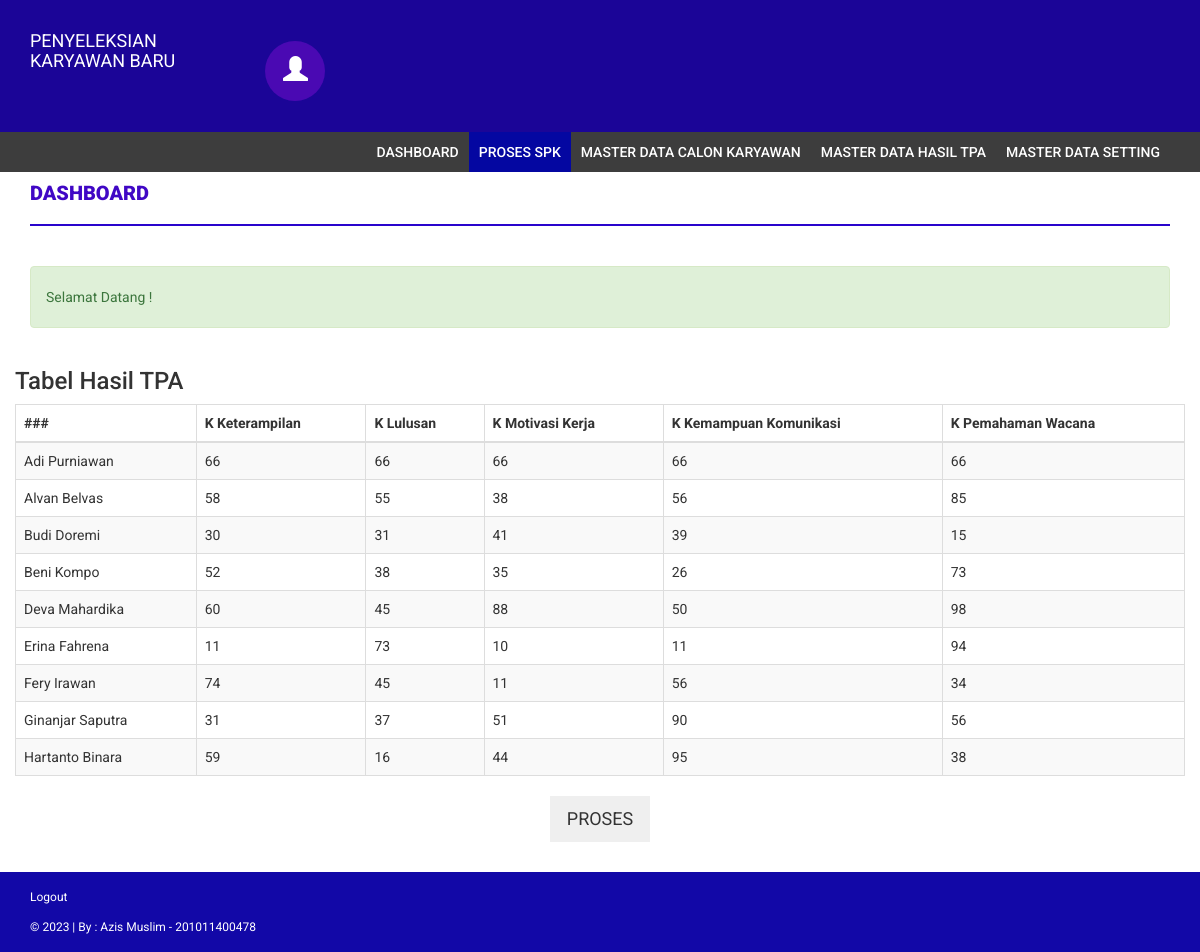
The page /proses_spk.php (signed in) on the database its author committed.
### tables this page shows
CREATE TABLE `kriteria` (
  `id_kriteria` int(11) NOT NULL,
  `kriteria` varchar(32) DEFAULT NULL,
  `bobot` float(5,2) DEFAULT NULL,
  `type` varchar(12) DEFAULT NULL
);

CREATE TABLE `hasil_tpa` (
  `id_test` int(11) NOT NULL,
  `id_calon_kr` int(11) DEFAULT NULL,
  `k_keterampilan` int(11) DEFAULT NULL,
  `k_Lulusan` int(11) DEFAULT NULL,
  `k_Motivasi_Kerja` int(11) DEFAULT NULL,
  `k_Kemampuan_komunikasi` int(11) DEFAULT NULL,
  `k_pemahaman_wacana` int(11) DEFAULT NULL
);

CREATE TABLE `calon_karyawan` (
  `id_calon_kr` int(11) NOT NULL,
  `nama` varchar(64) DEFAULT NULL,
  `foto` varchar(64) DEFAULT NULL,
  `ttl` date DEFAULT NULL,
  `skill` text DEFAULT NULL,
  `pengalaman` text DEFAULT NULL
);

### db/db_config.php (called while the page is built, shortened)
<?php
	class database extends PDO{
		protected $dsn = 'mysql:host=localhost;dbname=db_spk';
		protected $dsu = 'root';
		protected $dsp = '';
		private $cmd = '';
		function __construct(){
			try {
				$this->db = new PDO($this->dsn,$this->dsu,$this->dsp);
			} catch (PDOException $e) {
				echo $e->getMessage();
			}
		}
		function select($c,$t){
			$this->cmd = "select $c from $t";
			return $this;
		}
		function update($t,$v){
			$this->cmd = "update $t set $v";
			return $this;
		}
		function where($params){
			$this->cmd .= " where $params";
			return $this;
		}
		function order_by($c,$t){
			$this->cmd .= " order by $c $t";
			return $this;
		}
		function get(){
			$q = $this->db->prepare($this->cmd);
			$q->execute();
			return $q->fetchAll();
		}
	}
?>

### proses_spk.php (the view, shortened to what this page needs)
<?php include 'partials/header.php';?>
    <div class="content">
        <div class="container">
            <div class="row">
                <div class="col-md-12">
                    <h4 class="page-head-line">Dashboard</h4>
                </div>
            </div>
            <div class="row">
                <div class="col-md-12">
                    <div class="alert alert-success">
                        Selamat Datang !
                    </div>
                </div>
            </div>
            <div class="row">
                <h3>Tabel Hasil TPA</h3>
                <div class="table-responsive">
                    <table class="table table-striped table-bordered table-hover">
                        <thead>
                            <tr>
                                <th>### </th>
                                <?php foreach ($db->select('kriteria','kriteria')->get() as $k): ?>
                                <th>
                                    <?php
                                        $tmp = explode('_',$k['kriteria']);
                                        echo ucwords(implode(' ',$tmp));
                                    ?>
                                </th>
                                <?php endforeach ?>
                            </tr>
                        </thead>
                        <tbody>
                            <?php
                                foreach ($db->select('calon_karyawan.nama,hasil_tpa.*','calon_karyawan,hasil_tpa')->where('calon_karyawan.id_calon_kr=hasil_tpa.id_calon_kr')->get() as $data):
                            ?>
                                <tr>
                                    <td><?= $data['nama']?></td>
                                    <?php foreach ($db->select('kriteria','kriteria')->get() as $td): ?>
                                    <td><?= $data[$td['kriteria']]?></td>
                                    <?php endforeach ?>
                                </tr>
                            <?php
                                endforeach;
                            ?>
                        </tbody>
                    </table>
                </div>
            </div>
            <div class="row">
                <div class="col-md-12 text-center">
                    <button class="btn btn-lg" onclick="tpl()">PROSES</button>
                </div>
            </div>
            <br>
    </div>
<?php include 'partials/footer.php'; ?>

### assets/css/style.css (style rules this page uses)
body { font-family: 'Roboto', sans-serif; line-height: 30px; }
.page-head-line { font-weight: 900; padding-bottom: 20px; border-bottom: 2px solid #2904cc; text-transform: uppercase; color: #4007c5; font-size: 20px; margin-bottom: 40px; }
.btn { border-radius: 0px; -webkit-border-radius: 0px; -moz-border-radius: 0px; }

### rows shown on the page
kriteria: kriteria "K Keterampilan", kriteria.k_keterampilan "66", kriteria.k_keterampilan "58", kriteria.k_keterampilan "30", kriteria.k_keterampilan "52", kriteria.k_keterampilan "60", kriteria.k_keterampilan "11", kriteria.k_keterampilan "74", kriteria.k_keterampilan "31", kriteria.k_keterampilan "59"
kriteria: kriteria "K Lulusan", kriteria.k_Lulusan "66", kriteria.k_Lulusan "55", kriteria.k_Lulusan "31", kriteria.k_Lulusan "38", kriteria.k_Lulusan "45", kriteria.k_Lulusan "73", kriteria.k_Lulusan "37", kriteria.k_Lulusan "16"
kriteria: kriteria "K Motivasi Kerja", kriteria.k_Motivasi_Kerja "66", kriteria.k_Motivasi_Kerja "38", kriteria.k_Motivasi_Kerja "41", kriteria.k_Motivasi_Kerja "35", kriteria.k_Motivasi_Kerja "88", kriteria.k_Motivasi_Kerja "10", kriteria.k_Motivasi_Kerja "11", kriteria.k_Motivasi_Kerja "51", kriteria.k_Motivasi_Kerja "44"
kriteria: kriteria "K Kemampuan Komunikasi", kriteria.k_Kemampuan_komunikasi "66", kriteria.k_Kemampuan_komunikasi "56", kriteria.k_Kemampuan_komunikasi "39", kriteria.k_Kemampuan_komunikasi "26", kriteria.k_Kemampuan_komunikasi "50", kriteria.k_Kemampuan_komunikasi "11", kriteria.k_Kemampuan_komunikasi "90", kriteria.k_Kemampuan_komunikasi "95"
kriteria: kriteria "K Pemahaman Wacana", kriteria.k_pemahaman_wacana "66", kriteria.k_pemahaman_wacana "85", kriteria.k_pemahaman_wacana "15", kriteria.k_pemahaman_wacana "73", kriteria.k_pemahaman_wacana "98", kriteria.k_pemahaman_wacana "94", kriteria.k_pemahaman_wacana "34", kriteria.k_pemahaman_wacana "56", kriteria.k_pemahaman_wacana "38"
hasil_tpa: id_calon_kr.nama "Adi Purniawan"
hasil_tpa: id_calon_kr.nama "Alvan Belvas"
hasil_tpa: id_calon_kr.nama "Budi Doremi"
hasil_tpa: id_calon_kr.nama "Beni Kompo"
hasil_tpa: id_calon_kr.nama "Deva Mahardika"
hasil_tpa: id_calon_kr.nama "Erina Fahrena"
hasil_tpa: id_calon_kr.nama "Fery Irawan"
hasil_tpa: id_calon_kr.nama "Ginanjar Saputra"
hasil_tpa: id_calon_kr.nama "Hartanto Binara"
